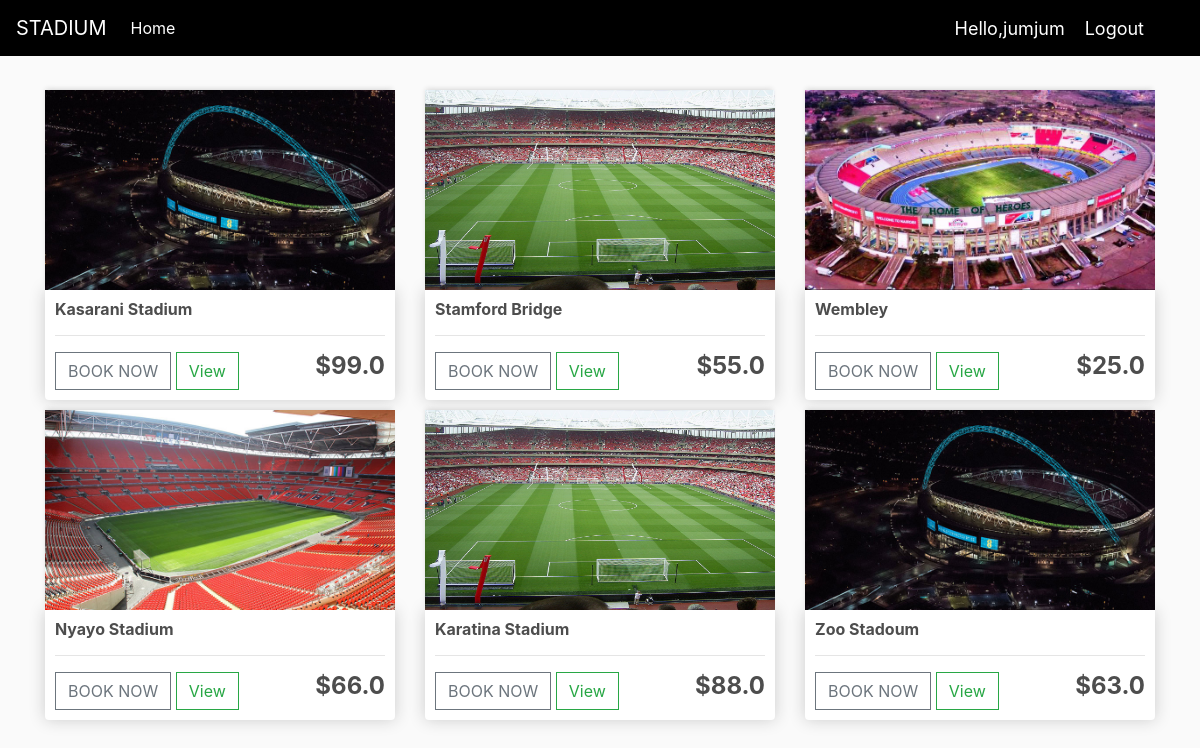
The page /store/ (signed in) on the database its author committed.
### stadii/models.py (models this page shows, shortened)
class User(AbstractUser):
    is_customer = models.BooleanField(default=False)
    is_fan = models.BooleanField(default=False)
    first_name = models.CharField(max_length=20)
    last_name = models.CharField(max_length=20)

class Product(models.Model):
	name = models.CharField(max_length=200)
	price = models.FloatField()
	digital = models.BooleanField(default=False,null=True, blank=True)
	image = models.ImageField(null=True, blank=True)
	@property
	def imageURL(self):
		try:
			url = self.image.url
		except:
			url = ''
		return url

### stadii/views.py (the view)
# urls.py: path('store/', views.store, name="store"),
def store(request):
	data = cartData(request)
	cartItems = data['cartItems']
	order = data['order']
	items = data['items']
	products = Product.objects.all()
	context = {'products':products, 'cartItems':cartItems}
	return render(request, 'pages/store.html', context)

### stadii/models.py (called while the page is built)
	@property
	def get_cart_items(self):
		orderitems = self.orderitem_set.all()
		total = sum([item.quantity for item in orderitems])
		return total

### stadii/utils.py (called while the page is built)
def cartData(request):
	if request.user.is_authenticated:
		customer = request.user.customer
		order, created = Order.objects.get_or_create(customer=customer, complete=False)
		items = order.orderitem_set.all()
		cartItems = order.get_cart_items
	else:
		cookieData = cookieCart(request)
		cartItems = cookieData['cartItems']
		order = cookieData['order']
		items = cookieData['items']
	return {'cartItems':cartItems ,'order':order, 'items':items}

### stadii/templates/pages/store.html
{% extends 'pages/main.html' %}
{% load static %}
{% block content %}
	<div class="row">
		{% for product in products %}
		<div class="col-lg-4">
			<img class="thumbnail" src="{{product.imageURL}}">
			<div class="box-element product">
				<h6><strong>{{product.name}}</strong></h6>
				<hr>
				<a href="{%url 'cart'%}"><button data-product="{{product.id}}" data-action="add" class="btn btn-outline-secondary add-btn update-cart">BOOK NOW</button></a>
				<a class="btn btn-outline-success" href="#">View</a>
				<h4 style="float: right;"><strong>${{product.price}}</strong></h4>
			</div>
		</div>
		{% endfor %}
	</div>
{% endblock content %}

### stadii/templates/pages/main.html (shortened to what this page needs)
<!DOCTYPE html>
{% load static %}
<html>
<head>
	<link rel="stylesheet" href="https://stackpath.bootstrapcdn.com/bootstrap/4.4.1/css/bootstrap.min.css">
	<link rel="stylesheet" type="text/css" href="{% static 'css/main.css' %}">
</head>
<body>
	<nav class="navbar navbar-expand-lg navbar-dark bg-dark">
	  <a class="navbar-brand" href="{% url 'store' %}">STADIUM</a>
	  <div class="collapse navbar-collapse" id="navbarSupportedContent">
	    <ul class="navbar-nav mr-auto">
	      <li class="nav-item active">
	        <a class="nav-link" href="{% url 'store' %}">Home <span class="sr-only">(current)</span></a>
	      </li>
	    </ul>
		<span class="hello-msg">Hello,{{request.user}}</span>
        <span class="hello-msg"><a class="hello-msg" href="{% url 'logout'%}">Logout</a></span>
	  </div>
	</nav>
     <div class="container">
            <br>
            {% block content %}
            {% endblock content %}
         </div>
</body>
</html>

### stadii/static/css/main.css (style rules this page uses)
body { background-color: hsl(0, 0%, 98%); }
h1,h2,h3,h4,h5,h6 { color:hsl(0, 0%, 30%); }
.box-element { box-shadow:hsl(0, 0%, 80%) 0 0 16px; background-color: #fff; border-radius: 4px; padding: 10px; }
.thumbnail { width: 100%; height: 200px; -webkit-box-shadow: -1px -3px 5px -2px rgba(214,214,214,1); -moz-box-shadow: -1px -3px 5px -2px rgba(214,214,214,1); box-shadow: -1px -3px 5px -2px rgba(214,214,214,1); }
.product { border-radius: 0 0 4px 4px; }
.bg-dark { background-color: black!important; }
.col-lg-4, .col-lg-6, .col-lg-8, .col-lg-12 { margin-top: 10px; }
.btn { border-radius: 0; }

### stadii/templates/pages/main.html (style rules this page uses)
.hello-msg { font-size: 18px; color: #fff; margin-right: 20px; }
.bg-dark { background-color: black!important; }

### rows shown on the page
User: user "jumjum"
Product: imageURL (picture), name "Kasarani Stadium", price "99.0"
Product: imageURL (picture), name "Stamford Bridge", price "55.0"
Product: imageURL (picture), name "Wembley", price "25.0"
Product: imageURL (picture), name "Nyayo Stadium", price "66.0"
Product: imageURL (picture), name "Karatina Stadium", price "88.0"
Product: imageURL (picture), name "Zoo Stadoum", price "63.0"
